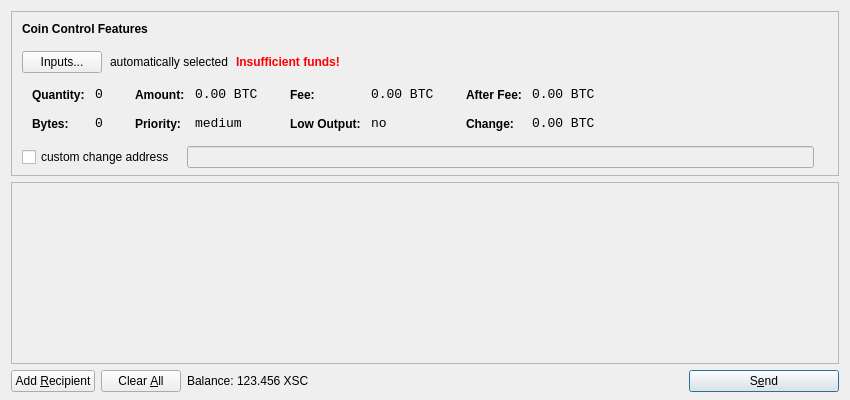
<?xml version="1.0" encoding="UTF-8"?>
<ui version="4.0">
 <class>SendCoinsDialog</class>
 <widget class="QDialog" name="SendCoinsDialog">
  <property name="geometry">
   <rect>
    <x>0</x>
    <y>0</y>
    <width>850</width>
    <height>400</height>
   </rect>
  </property>
  <property name="windowTitle">
   <string>Send Coins</string>
  </property>
  <layout class="QVBoxLayout" name="verticalLayout" stretch="0,1,0">
   <property name="bottomMargin">
    <number>8</number>
   </property>
   <item>
    <widget class="QFrame" name="frameCoinControl">
     <property name="sizePolicy">
      <sizepolicy hsizetype="Expanding" vsizetype="Expanding">
       <horstretch>0</horstretch>
       <verstretch>0</verstretch>
      </sizepolicy>
     </property>
     <property name="maximumSize">
      <size>
       <width>16777215</width>
       <height>16777215</height>
      </size>
     </property>
     <property name="frameShape">
      <enum>QFrame::StyledPanel</enum>
     </property>
     <property name="frameShadow">
      <enum>QFrame::Sunken</enum>
     </property>
     <layout class="QVBoxLayout" name="verticalLayoutCoinControl2">
      <property name="spacing">
       <number>-1</number>
      </property>
      <property name="leftMargin">
       <number>0</number>
      </property>
      <property name="topMargin">
       <number>0</number>
      </property>
      <property name="rightMargin">
       <number>0</number>
      </property>
      <property name="bottomMargin">
       <number>6</number>
      </property>
      <item>
       <layout class="QVBoxLayout" name="verticalLayoutCoinControl" stretch="0,0,0,0,1">
        <property name="spacing">
         <number>0</number>
        </property>
        <property name="leftMargin">
         <number>10</number>
        </property>
        <property name="topMargin">
         <number>10</number>
        </property>
        <item>
         <layout class="QHBoxLayout" name="horizontalLayoutCoinControl1">
          <property name="bottomMargin">
           <number>15</number>
          </property>
          <item>
           <widget class="QLabel" name="labelCoinControlFeatures">
            <property name="sizePolicy">
             <sizepolicy hsizetype="Preferred" vsizetype="Maximum">
              <horstretch>0</horstretch>
              <verstretch>0</verstretch>
             </sizepolicy>
            </property>
            <property name="font">
             <font>
              <weight>75</weight>
              <bold>true</bold>
             </font>
            </property>
            <property name="styleSheet">
             <string notr="true">font-weight:bold;</string>
            </property>
            <property name="text">
             <string>Coin Control Features</string>
            </property>
           </widget>
          </item>
         </layout>
        </item>
        <item>
         <layout class="QHBoxLayout" name="horizontalLayoutCoinControl2" stretch="0,0,0,0">
          <property name="spacing">
           <number>8</number>
          </property>
          <property name="bottomMargin">
           <number>10</number>
          </property>
          <item>
           <widget class="QPushButton" name="pushButtonCoinControl">
            <property name="styleSheet">
             <string notr="true"/>
            </property>
            <property name="text">
             <string>Inputs...</string>
            </property>
           </widget>
          </item>
          <item>
           <widget class="QLabel" name="labelCoinControlAutomaticallySelected">
            <property name="text">
             <string>automatically selected</string>
            </property>
            <property name="margin">
             <number>5</number>
            </property>
           </widget>
          </item>
          <item>
           <widget class="QLabel" name="labelCoinControlInsuffFunds">
            <property name="font">
             <font>
              <weight>75</weight>
              <bold>true</bold>
             </font>
            </property>
            <property name="styleSheet">
             <string notr="true">color:red;font-weight:bold;</string>
            </property>
            <property name="text">
             <string>Insufficient funds!</string>
            </property>
            <property name="margin">
             <number>5</number>
            </property>
           </widget>
          </item>
          <item>
           <spacer name="horizontalSpacerCoinControl">
            <property name="orientation">
             <enum>Qt::Horizontal</enum>
            </property>
            <property name="sizeHint" stdset="0">
             <size>
              <width>40</width>
              <height>1</height>
             </size>
            </property>
           </spacer>
          </item>
         </layout>
        </item>
        <item>
         <widget class="QWidget" name="widgetCoinControl" native="true">
          <property name="sizePolicy">
           <sizepolicy hsizetype="Preferred" vsizetype="Preferred">
            <horstretch>0</horstretch>
            <verstretch>0</verstretch>
           </sizepolicy>
          </property>
          <property name="minimumSize">
           <size>
            <width>0</width>
            <height>0</height>
           </size>
          </property>
          <property name="styleSheet">
           <string notr="true"/>
          </property>
          <layout class="QHBoxLayout" name="horizontalLayoutCoinControl5">
           <property name="margin">
            <number>0</number>
           </property>
           <item>
            <layout class="QHBoxLayout" name="horizontalLayoutCoinControl3" stretch="0,0,0,1">
             <property name="spacing">
              <number>20</number>
             </property>
             <property name="topMargin">
              <number>0</number>
             </property>
             <property name="bottomMargin">
              <number>10</number>
             </property>
             <item>
              <layout class="QFormLayout" name="formLayoutCoinControl1">
               <property name="horizontalSpacing">
                <number>10</number>
               </property>
               <property name="verticalSpacing">
                <number>14</number>
               </property>
               <property name="leftMargin">
                <number>10</number>
               </property>
               <property name="topMargin">
                <number>4</number>
               </property>
               <property name="rightMargin">
                <number>6</number>
               </property>
               <item row="0" column="0">
                <widget class="QLabel" name="labelCoinControlQuantityText">
                 <property name="styleSheet">
                  <string notr="true">font-weight:bold;</string>
                 </property>
                 <property name="text">
                  <string>Quantity:</string>
                 </property>
                 <property name="margin">
                  <number>0</number>
                 </property>
                </widget>
               </item>
               <item row="0" column="1">
                <widget class="QLabel" name="labelCoinControlQuantity">
                 <property name="font">
                  <font>
                   <family>Monospace</family>
                   <pointsize>10</pointsize>
                  </font>
                 </property>
                 <property name="cursor">
                  <cursorShape>IBeamCursor</cursorShape>
                 </property>
                 <property name="contextMenuPolicy">
                  <enum>Qt::ActionsContextMenu</enum>
                 </property>
                 <property name="text">
                  <string notr="true">0</string>
                 </property>
                 <property name="margin">
                  <number>0</number>
                 </property>
                 <property name="textInteractionFlags">
                  <set>Qt::LinksAccessibleByMouse|Qt::TextSelectableByKeyboard|Qt::TextSelectableByMouse</set>
                 </property>
                </widget>
               </item>
               <item row="1" column="0">
                <widget class="QLabel" name="labelCoinControlBytesText">
                 <property name="styleSheet">
                  <string notr="true">font-weight:bold;</string>
                 </property>
                 <property name="text">
                  <string>Bytes:</string>
                 </property>
                </widget>
               </item>
               <item row="1" column="1">
                <widget class="QLabel" name="labelCoinControlBytes">
                 <property name="font">
                  <font>
                   <family>Monospace</family>
                   <pointsize>10</pointsize>
                  </font>
                 </property>
                 <property name="cursor">
                  <cursorShape>IBeamCursor</cursorShape>
                 </property>
                 <property name="contextMenuPolicy">
                  <enum>Qt::ActionsContextMenu</enum>
                 </property>
                 <property name="text">
                  <string notr="true">0</string>
                 </property>
                 <property name="textInteractionFlags">
                  <set>Qt::LinksAccessibleByMouse|Qt::TextSelectableByKeyboard|Qt::TextSelectableByMouse</set>
                 </property>
                </widget>
               </item>
              </layout>
             </item>
             <item>
              <layout class="QFormLayout" name="formLayoutCoinControl2">
               <property name="horizontalSpacing">
                <number>10</number>
               </property>
               <property name="verticalSpacing">
                <number>14</number>
               </property>
               <property name="leftMargin">
                <number>6</number>
               </property>
               <property name="topMargin">
                <number>4</number>
               </property>
               <property name="rightMargin">
                <number>6</number>
               </property>
               <item row="0" column="0">
                <widget class="QLabel" name="labelCoinControlAmountText">
                 <property name="styleSheet">
                  <string notr="true">font-weight:bold;</string>
                 </property>
                 <property name="text">
                  <string>Amount:</string>
                 </property>
                 <property name="margin">
                  <number>0</number>
                 </property>
                </widget>
               </item>
               <item row="0" column="1">
                <widget class="QLabel" name="labelCoinControlAmount">
                 <property name="font">
                  <font>
                   <family>Monospace</family>
                   <pointsize>10</pointsize>
                  </font>
                 </property>
                 <property name="cursor">
                  <cursorShape>IBeamCursor</cursorShape>
                 </property>
                 <property name="contextMenuPolicy">
                  <enum>Qt::ActionsContextMenu</enum>
                 </property>
                 <property name="text">
                  <string notr="true">0.00 BTC</string>
                 </property>
                 <property name="textInteractionFlags">
                  <set>Qt::LinksAccessibleByMouse|Qt::TextSelectableByKeyboard|Qt::TextSelectableByMouse</set>
                 </property>
                </widget>
               </item>
               <item row="1" column="0">
                <widget class="QLabel" name="labelCoinControlPriorityText">
                 <property name="styleSheet">
                  <string notr="true">font-weight:bold;</string>
                 </property>
                 <property name="text">
                  <string>Priority:</string>
                 </property>
                </widget>
               </item>
               <item row="1" column="1">
                <widget class="QLabel" name="labelCoinControlPriority">
                 <property name="font">
                  <font>
                   <family>Monospace</family>
                   <pointsize>10</pointsize>
                  </font>
                 </property>
                 <property name="cursor">
                  <cursorShape>IBeamCursor</cursorShape>
                 </property>
                 <property name="contextMenuPolicy">
                  <enum>Qt::ActionsContextMenu</enum>
                 </property>
                 <property name="text">
                  <string>medium</string>
                 </property>
                 <property name="textInteractionFlags">
                  <set>Qt::LinksAccessibleByMouse|Qt::TextSelectableByKeyboard|Qt::TextSelectableByMouse</set>
                 </property>
                </widget>
               </item>
              </layout>
             </item>
             <item>
              <layout class="QFormLayout" name="formLayoutCoinControl3">
               <property name="horizontalSpacing">
                <number>10</number>
               </property>
               <property name="verticalSpacing">
                <number>14</number>
               </property>
               <property name="leftMargin">
                <number>6</number>
               </property>
               <property name="topMargin">
                <number>4</number>
               </property>
               <property name="rightMargin">
                <number>6</number>
               </property>
               <item row="0" column="0">
                <widget class="QLabel" name="labelCoinControlFeeText">
                 <property name="styleSheet">
                  <string notr="true">font-weight:bold;</string>
                 </property>
                 <property name="text">
                  <string>Fee:</string>
                 </property>
                 <property name="margin">
                  <number>0</number>
                 </property>
                </widget>
               </item>
               <item row="0" column="1">
                <widget class="QLabel" name="labelCoinControlFee">
                 <property name="font">
                  <font>
                   <family>Monospace</family>
                   <pointsize>10</pointsize>
                  </font>
                 </property>
                 <property name="cursor">
                  <cursorShape>IBeamCursor</cursorShape>
                 </property>
                 <property name="contextMenuPolicy">
                  <enum>Qt::ActionsContextMenu</enum>
                 </property>
                 <property name="text">
                  <string notr="true">0.00 BTC</string>
                 </property>
                 <property name="textInteractionFlags">
                  <set>Qt::LinksAccessibleByMouse|Qt::TextSelectableByKeyboard|Qt::TextSelectableByMouse</set>
                 </property>
                </widget>
               </item>
               <item row="1" column="0">
                <widget class="QLabel" name="labelCoinControlLowOutputText">
                 <property name="styleSheet">
                  <string notr="true">font-weight:bold;</string>
                 </property>
                 <property name="text">
                  <string>Low Output:</string>
                 </property>
                </widget>
               </item>
               <item row="1" column="1">
                <widget class="QLabel" name="labelCoinControlLowOutput">
                 <property name="font">
                  <font>
                   <family>Monospace</family>
                   <pointsize>10</pointsize>
                  </font>
                 </property>
                 <property name="cursor">
                  <cursorShape>IBeamCursor</cursorShape>
                 </property>
                 <property name="contextMenuPolicy">
                  <enum>Qt::ActionsContextMenu</enum>
                 </property>
                 <property name="text">
                  <string>no</string>
                 </property>
                 <property name="textInteractionFlags">
                  <set>Qt::LinksAccessibleByMouse|Qt::TextSelectableByKeyboard|Qt::TextSelectableByMouse</set>
                 </property>
                </widget>
               </item>
              </layout>
             </item>
             <item>
              <layout class="QFormLayout" name="formLayoutCoinControl4">
               <property name="horizontalSpacing">
                <number>10</number>
               </property>
               <property name="verticalSpacing">
                <number>14</number>
               </property>
               <property name="leftMargin">
                <number>6</number>
               </property>
               <property name="topMargin">
                <number>4</number>
               </property>
               <property name="rightMargin">
                <number>6</number>
               </property>
               <item row="0" column="0">
                <widget class="QLabel" name="labelCoinControlAfterFeeText">
                 <property name="styleSheet">
                  <string notr="true">font-weight:bold;</string>
                 </property>
                 <property name="text">
                  <string>After Fee:</string>
                 </property>
                 <property name="margin">
                  <number>0</number>
                 </property>
                </widget>
               </item>
               <item row="0" column="1">
                <widget class="QLabel" name="labelCoinControlAfterFee">
                 <property name="font">
                  <font>
                   <family>Monospace</family>
                   <pointsize>10</pointsize>
                  </font>
                 </property>
                 <property name="cursor">
                  <cursorShape>IBeamCursor</cursorShape>
                 </property>
                 <property name="contextMenuPolicy">
                  <enum>Qt::ActionsContextMenu</enum>
                 </property>
                 <property name="text">
                  <string notr="true">0.00 BTC</string>
                 </property>
                 <property name="textInteractionFlags">
                  <set>Qt::LinksAccessibleByMouse|Qt::TextSelectableByKeyboard|Qt::TextSelectableByMouse</set>
                 </property>
                </widget>
               </item>
               <item row="1" column="0">
                <widget class="QLabel" name="labelCoinControlChangeText">
                 <property name="styleSheet">
                  <string notr="true">font-weight:bold;</string>
                 </property>
                 <property name="text">
                  <string>Change:</string>
                 </property>
                </widget>
               </item>
               <item row="1" column="1">
                <widget class="QLabel" name="labelCoinControlChange">
                 <property name="font">
                  <font>
                   <family>Monospace</family>
                   <pointsize>10</pointsize>
                  </font>
                 </property>
                 <property name="cursor">
                  <cursorShape>IBeamCursor</cursorShape>
                 </property>
                 <property name="contextMenuPolicy">
                  <enum>Qt::ActionsContextMenu</enum>
                 </property>
                 <property name="text">
                  <string notr="true">0.00 BTC</string>
                 </property>
                 <property name="textInteractionFlags">
                  <set>Qt::LinksAccessibleByMouse|Qt::TextSelectableByKeyboard|Qt::TextSelectableByMouse</set>
                 </property>
                </widget>
               </item>
              </layout>
             </item>
            </layout>
           </item>
          </layout>
         </widget>
        </item>
        <item>
         <layout class="QHBoxLayout" name="horizontalLayoutCoinControl4" stretch="0,0,0">
          <property name="spacing">
           <number>12</number>
          </property>
          <property name="sizeConstraint">
           <enum>QLayout::SetDefaultConstraint</enum>
          </property>
          <property name="topMargin">
           <number>5</number>
          </property>
          <property name="rightMargin">
           <number>5</number>
          </property>
          <item>
           <widget class="QCheckBox" name="checkBoxCoinControlChange">
            <property name="text">
             <string>custom change address</string>
            </property>
           </widget>
          </item>
          <item>
           <widget class="QLineEdit" name="lineEditCoinControlChange">
            <property name="enabled">
             <bool>false</bool>
            </property>
            <property name="sizePolicy">
             <sizepolicy hsizetype="Expanding" vsizetype="Fixed">
              <horstretch>0</horstretch>
              <verstretch>0</verstretch>
             </sizepolicy>
            </property>
           </widget>
          </item>
          <item>
           <widget class="QLabel" name="labelCoinControlChangeLabel">
            <property name="sizePolicy">
             <sizepolicy hsizetype="Preferred" vsizetype="Expanding">
              <horstretch>0</horstretch>
              <verstretch>0</verstretch>
             </sizepolicy>
            </property>
            <property name="minimumSize">
             <size>
              <width>0</width>
              <height>0</height>
             </size>
            </property>
            <property name="text">
             <string/>
            </property>
            <property name="margin">
             <number>3</number>
            </property>
           </widget>
          </item>
         </layout>
        </item>
        <item>
         <spacer name="verticalSpacerCoinControl">
          <property name="orientation">
           <enum>Qt::Vertical</enum>
          </property>
          <property name="sizeHint" stdset="0">
           <size>
            <width>800</width>
            <height>1</height>
           </size>
          </property>
         </spacer>
        </item>
       </layout>
      </item>
     </layout>
    </widget>
   </item>
   <item>
    <widget class="QScrollArea" name="scrollArea">
     <property name="widgetResizable">
      <bool>true</bool>
     </property>
     <widget class="QWidget" name="scrollAreaWidgetContents">
      <property name="geometry">
       <rect>
        <x>0</x>
        <y>0</y>
        <width>830</width>
        <height>165</height>
       </rect>
      </property>
      <layout class="QVBoxLayout" name="verticalLayout_2">
       <property name="margin">
        <number>0</number>
       </property>
       <item>
        <layout class="QVBoxLayout" name="entries">
         <property name="spacing">
          <number>6</number>
         </property>
        </layout>
       </item>
       <item>
        <spacer name="verticalSpacer">
         <property name="orientation">
          <enum>Qt::Vertical</enum>
         </property>
         <property name="sizeHint" stdset="0">
          <size>
           <width>20</width>
           <height>40</height>
          </size>
         </property>
        </spacer>
       </item>
      </layout>
     </widget>
    </widget>
   </item>
   <item>
    <layout class="QHBoxLayout" name="horizontalLayout">
     <item>
      <widget class="QPushButton" name="addButton">
       <property name="toolTip">
        <string>Send to multiple recipients at once</string>
       </property>
       <property name="text">
        <string>Add &amp;Recipient</string>
       </property>
       <property name="icon">
        <iconset resource="../bitcoin.qrc">
         <normaloff>:/icons/add</normaloff>:/icons/add</iconset>
       </property>
       <property name="autoDefault">
        <bool>false</bool>
       </property>
      </widget>
     </item>
     <item>
      <widget class="QPushButton" name="clearButton">
       <property name="sizePolicy">
        <sizepolicy hsizetype="Minimum" vsizetype="Fixed">
         <horstretch>0</horstretch>
         <verstretch>0</verstretch>
        </sizepolicy>
       </property>
       <property name="toolTip">
        <string>Remove all transaction fields</string>
       </property>
       <property name="text">
        <string>Clear &amp;All</string>
       </property>
       <property name="icon">
        <iconset resource="../bitcoin.qrc">
         <normaloff>:/icons/remove</normaloff>:/icons/remove</iconset>
       </property>
       <property name="autoRepeatDelay">
        <number>300</number>
       </property>
       <property name="autoDefault">
        <bool>false</bool>
       </property>
      </widget>
     </item>
     <item>
      <layout class="QHBoxLayout" name="horizontalLayout_2">
       <property name="spacing">
        <number>3</number>
       </property>
       <item>
        <widget class="QLabel" name="label">
         <property name="text">
          <string>Balance:</string>
         </property>
        </widget>
       </item>
       <item>
        <widget class="QLabel" name="labelBalance">
         <property name="cursor">
          <cursorShape>IBeamCursor</cursorShape>
         </property>
         <property name="text">
          <string>123.456 XSC</string>
         </property>
         <property name="textInteractionFlags">
          <set>Qt::LinksAccessibleByMouse|Qt::TextSelectableByKeyboard|Qt::TextSelectableByMouse</set>
         </property>
        </widget>
       </item>
      </layout>
     </item>
     <item>
      <spacer name="horizontalSpacer">
       <property name="orientation">
        <enum>Qt::Horizontal</enum>
       </property>
       <property name="sizeHint" stdset="0">
        <size>
         <width>40</width>
         <height>20</height>
        </size>
       </property>
      </spacer>
     </item>
     <item>
      <widget class="QPushButton" name="sendButton">
       <property name="minimumSize">
        <size>
         <width>150</width>
         <height>0</height>
        </size>
       </property>
       <property name="toolTip">
        <string>Confirm the send action</string>
       </property>
       <property name="text">
        <string>S&amp;end</string>
       </property>
       <property name="icon">
        <iconset resource="../bitcoin.qrc">
         <normaloff>:/icons/send</normaloff>:/icons/send</iconset>
       </property>
       <property name="default">
        <bool>true</bool>
       </property>
      </widget>
     </item>
    </layout>
   </item>
  </layout>
 </widget>
 <resources>
  <include location="../bitcoin.qrc"/>
 </resources>
 <connections/>
</ui>
